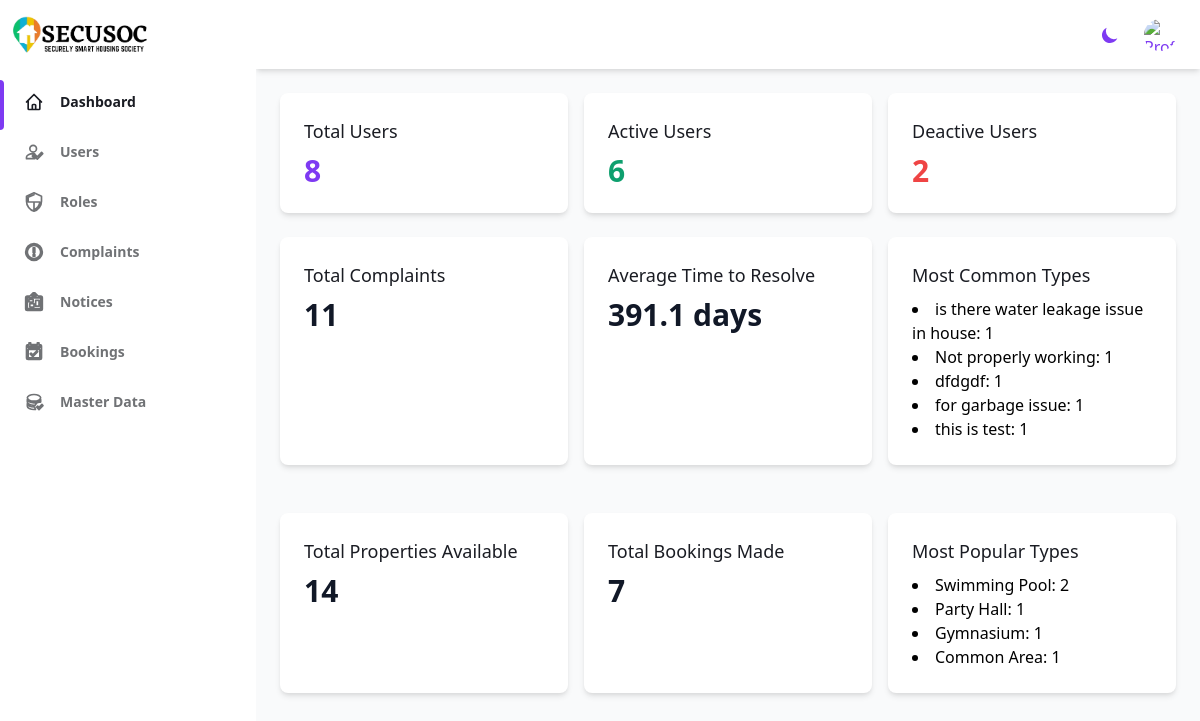
/admin/deshboards/Dashboard.php (signed in), run on the app's committed database.
### tables this page shows
CREATE TABLE `property_master` (
  `Property_id` int(2) NOT NULL,
  `Property_Name` varchar(15) NOT NULL
);

### admin/deshboards/Dashboard.php (the view, shortened to what this page needs)
<?php $current_url = 'deshboard';
require_once '../../src/config/database.php';
require_once '../deshboards/header.php'; ?>
<?php require_once '../deshboards/sidebar.php'; ?>
<div class="grid grid-cols-1 mt-6 md:grid-cols-3 gap-4 ">
  <?php
  $query_active_users0 = "SELECT COUNT(*) as total_count FROM user_master";
  $result_active_users0 = mysqli_query($conn, $query_active_users0);
  $row_active_users0 = mysqli_fetch_assoc($result_active_users0);
  ?>
  <div class="bg-white rounded-lg shadow-md p-6 dark:bg-gray-800 ">
    <h3 class="text-lg font-medium text-gray-800 mb-2 dark:text-gray-200">Total Users</h3>
    <p class="text-3xl font-bold text-purple-600"><?php echo $row_active_users0["total_count"]; ?></p>
  </div>
  <?php
  $query_active_users2 = "SELECT COUNT(*) as total_count FROM user_master WHERE User_Status = 1";
  $result_active_users2 = mysqli_query($conn, $query_active_users2);
  $row_active_users2 = mysqli_fetch_assoc($result_active_users2);
  ?>
  <div class="bg-white rounded-lg shadow-md p-6 dark:bg-gray-800 ">
    <h3 class="text-lg font-medium text-gray-800 mb-2 dark:text-gray-200">Active Users</h3>
    <p class="text-3xl font-bold text-green-500"><?php echo $row_active_users2["total_count"]; ?></p>
  </div>
  <?php
  $query_active_users = "SELECT COUNT(*) as total_count FROM user_master WHERE User_Status = 0";
  $result_active_users = mysqli_query($conn, $query_active_users);
  $row_active_users = mysqli_fetch_assoc($result_active_users);
  ?>
  <div class="bg-white rounded-lg shadow-md p-6 dark:bg-gray-800  ">
    <h3 class="text-lg font-medium text-gray-800 mb-2 dark:text-gray-200">Deactive Users</h3>
    <p class="text-3xl font-bold text-red-500"><?php echo $row_active_users["total_count"]; ?></p>
  </div>
</div>
<?php
$sql_total_complaints = "SELECT COUNT(*) AS total_complaints FROM complaint_transaction";
$result_total_complaints = mysqli_query($conn, $sql_total_complaints);
$row_total_complaints = mysqli_fetch_assoc($result_total_complaints);
$total_complaints = $row_total_complaints['total_complaints'];
$sql_avg_resolve_time = "SELECT AVG(TIMESTAMPDIFF(DAY, Complaint_time, NOW())) AS avg_resolve_time FROM complaint_transaction WHERE Complaint_Status = 1";
$result_avg_resolve_time = mysqli_query($conn, $sql_avg_resolve_time);
$row_avg_resolve_time = mysqli_fetch_assoc($result_avg_resolve_time);
$avg_resolve_time = round($row_avg_resolve_time['avg_resolve_time'], 1) . " days";
$sql_most_common_types = "SELECT Description, COUNT(*) AS num_complaints FROM complaint_transaction GROUP BY Description ORDER BY num_complaints DESC LIMIT 5";
$result_most_common_types = mysqli_query($conn, $sql_most_common_types);
?>
<div class="my-6 grid grid-cols-1 md:grid-cols-3 gap-4">
  <div class="bg-white rounded-lg shadow-md p-6 dark:bg-gray-800">
    <h3 class="text-lg font-medium text-gray-800 mb-2 dark:text-gray-200">Total Complaints</h3>
    <p class="text-3xl font-bold text-gray-900 dark:text-gray-300"><?php echo $total_complaints; ?></p>
  </div>
  <div class="bg-white rounded-lg shadow-md p-6 dark:bg-gray-800">
    <h3 class="text-lg font-medium text-gray-800 mb-2 dark:text-gray-200">Average Time to Resolve</h3>
    <p class="text-3xl font-bold text-gray-900 dark:text-gray-300"><?php echo $avg_resolve_time; ?></p>
  </div>
  <div class="bg-white rounded-lg shadow-md p-6 dark:bg-gray-800">
    <h3 class="text-lg font-medium text-gray-800 mb-2 dark:text-gray-200">Most Common Types</h3>
    <ul class="list-disc list-inside dark:text-gray-300">
      <?php while ($row_most_common_types = mysqli_fetch_assoc($result_most_common_types)) { ?>
        <li><?php echo $row_most_common_types['Description'] . ": " . $row_most_common_types['num_complaints']; ?></li>
      <?php } ?>
    </ul>
  </div>
</div>
<?php
$query_total_properties = "SELECT COUNT(*) as total_properties FROM property_master";
$result_total_properties = mysqli_query($conn, $query_total_properties);
$row_total_properties = mysqli_fetch_assoc($result_total_properties);
$total_properties = $row_total_properties['total_properties'];
$query_total_bookings = "SELECT COUNT(*) as total_bookings FROM property_booking_transaction";
$result_total_bookings = mysqli_query($conn, $query_total_bookings);
$row_total_bookings = mysqli_fetch_assoc($result_total_bookings);
$total_bookings = $row_total_bookings['total_bookings'];
$query_popular_types = "SELECT pm.Property_id, pm.Property_Name, COUNT(*) as total_count
                        FROM property_booking_transaction pb
                        JOIN property_master pm ON pb.Property_id = pm.Property_id
                        GROUP BY pm.Property_id
                        ORDER BY total_count DESC
                        LIMIT 4";
$result_popular_types = mysqli_query($conn, $query_popular_types);
?>
<div class="my-6 grid grid-cols-1 md:grid-cols-3 gap-4">
  <div class="bg-white rounded-lg shadow-md p-6 dark:bg-gray-800">
    <h3 class="text-lg font-medium text-gray-800 mb-2 dark:text-gray-200">Total Properties Available</h3>
    <p class="text-3xl font-bold text-gray-900 dark:text-gray-300"><?php echo $total_properties; ?></p>
  </div>
  <div class="bg-white rounded-lg shadow-md p-6 dark:bg-gray-800">
    <h3 class="text-lg font-medium text-gray-800 mb-2 dark:text-gray-200">Total Bookings Made</h3>
    <p class="text-3xl font-bold text-gray-900 dark:text-gray-300"><?php echo $total_bookings; ?></p>
  </div>
  <div class="bg-white rounded-lg shadow-md p-6 dark:bg-gray-800">
    <h3 class="text-lg font-medium text-gray-800 mb-2 dark:text-gray-200">Most Popular Types</h3>
    <ul class="list-disc list-inside dark:text-gray-300">
      <?php while ($row_popular_types = mysqli_fetch_assoc($result_popular_types)) { ?>
        <li><?php echo $row_popular_types['Property_Name'] . ': ' . $row_popular_types['total_count']; ?></li>
      <?php } ?>
    </ul>
  </div>
</div>
<?php require_once '../deshboards/footer.php'; ?>

### data on the page
property_master: Property_Name "Swimming Pool", total_count "2"
property_master: Property_Name "Party Hall", total_count "1"
property_master: Property_Name "Gymnasium", total_count "1"
property_master: Property_Name "Common Area", total_count "1"

### other printed values
$row_active_users0["total_count"] "8"
$row_active_users2["total_count"] "6"
$row_active_users["total_count"] "2"
$total_complaints "11"
$avg_resolve_time "391.1 days"
$row_most_common_types['Description'] "is there water leakage issue in house"
$row_most_common_types['num_complaints'] "1"
$row_most_common_types['Description'] "Not properly working"
$row_most_common_types['Description'] "dfdgdf"
$row_most_common_types['Description'] "for garbage issue"
$row_most_common_types['Description'] "this is test"
$total_properties "14"
$total_bookings "7"
